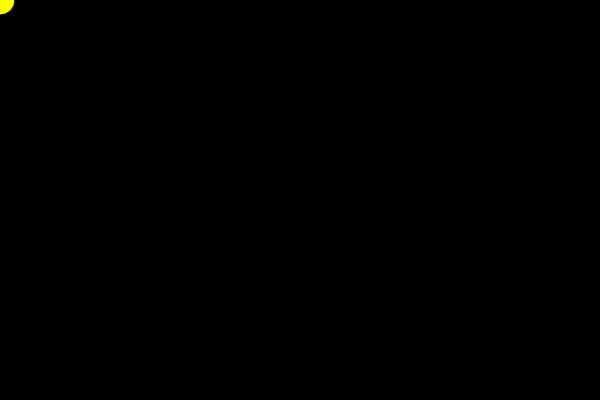
Frame 1 (no input)
Frame 60 (no input): identical to frame 1, image omitted
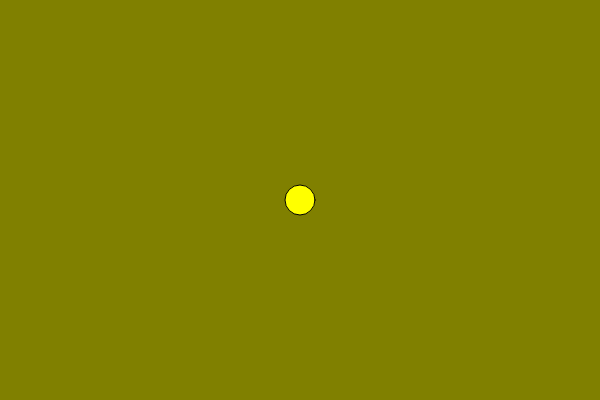
Frame 120 (the mouse pressed at the canvas centre since frame 60)

The p5.js sketch that drew these frames (run headless with seeded random() and noise() and a simulated clock; from frame 60 on, the mouse is pressed at the canvas centre):

// p5.js sketch
// ── sketch.js
var r = 0;
var b = 0;
var g = 0;

function setup() {
  createCanvas(600, 400);
}
function draw() {

  r = map(mouseX,0,600,0,255);
  b = map(mouseY,0,400,0,255);
  //g = map(mouseX,0,600,0,255);

  background(r, b, 0);
  fill(255,255,0);
  ellipse(mouseX,mouseY,30,30);



}
